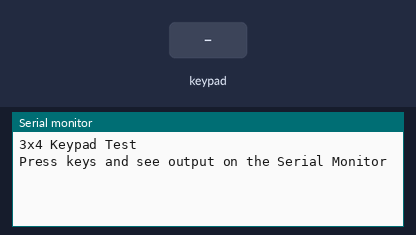
The sketch below on a simulated ESP32. Parts: the last lines printed to the serial monitor. The inputs (shaded band) are chosen by the test bench.

Above: at 2.2 s.
2.3 s: key '1' pressed
At 3.4 s:
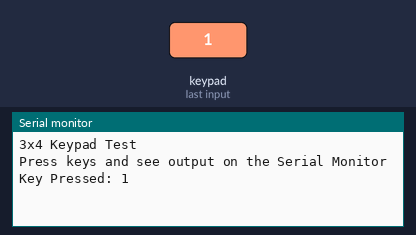
3.8 s: keypad keys 1 3 1 2 1 4 2 7 # pressed 0.4 s apart
At 8.0 s:
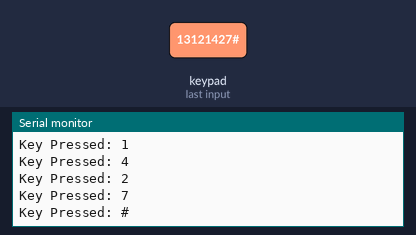
8.9 s: key '*' pressed
At 9.5 s:
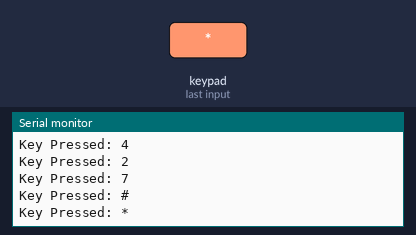
10.4 s: keypad keys 2 6 2 5 3 3 pressed 0.4 s apart
At 13.4 s:
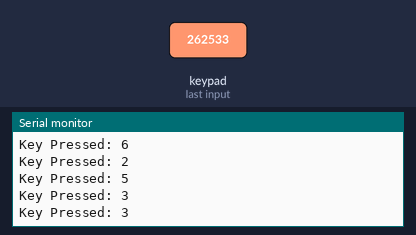
Timing chart, 0 to 14.9 s (numbered marks = the images above; inputs shaded):
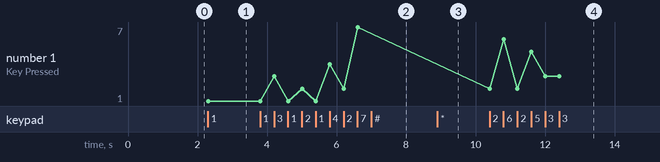

The sketch:

keyPad.ino
```cpp
#include <Keypad.h>

// For a 3x4 keypad (3 columns, 4 rows)
const byte ROWS = 4; // four rows
const byte COLS = 3; // three columns

// Define the keymap for the keypad
char keys[ROWS][COLS] = {
  {'1', '2', '3'},
  {'4', '5', '6'},
  {'7', '8', '9'},
  {'*', '0', '#'}
};

// Connect the row pin numbers and column pin numbers to the Arduino
byte rowPins[ROWS] = {13, 12, 14, 27}; // R1, R2, R3, R4
byte colPins[COLS] = {26, 25, 33};     // C1, C2, C3

// Create the keypad object
Keypad keypad = Keypad(makeKeymap(keys), rowPins, colPins, ROWS, COLS);

void setup() {
  Serial.begin(9600);
  delay(1000);
  Serial.println("3x4 Keypad Test");
  Serial.println("Press keys and see output on the Serial Monitor");
}

void loop() {
  char key = keypad.getKey();
  if (key) {
    Serial.print("Key Pressed: ");
    Serial.println(key);
  }
}
```

Measured:
- after the input at 2.3 s, the serial monitor: prints a new line at once (image 1)
- after the input at 3.8 s, the serial monitor: prints a new line after 0.41 s (image 2)
- after the input at 8.9 s, the serial monitor: prints a new line at once (image 3)
- after the input at 10.4 s, the serial monitor: prints a new line at once (image 4)
- plotted number 1: 1 → 7 after the input at 3.8 s, 7 → 3 after the input at 10.4 s
